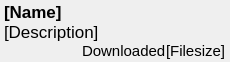
<?xml version="1.0" encoding="UTF-8"?>
<ui version="4.0">
 <class>ModelListItemWidget</class>
 <widget class="QWidget" name="ModelListItemWidget">
  <property name="geometry">
   <rect>
    <x>0</x>
    <y>0</y>
    <width>230</width>
    <height>51</height>
   </rect>
  </property>
  <property name="sizePolicy">
   <sizepolicy hsizetype="Expanding" vsizetype="Fixed">
    <horstretch>0</horstretch>
    <verstretch>0</verstretch>
   </sizepolicy>
  </property>
  <layout class="QVBoxLayout" name="verticalLayout">
   <property name="spacing">
    <number>0</number>
   </property>
   <property name="leftMargin">
    <number>4</number>
   </property>
   <property name="topMargin">
    <number>2</number>
   </property>
   <property name="rightMargin">
    <number>4</number>
   </property>
   <property name="bottomMargin">
    <number>2</number>
   </property>
   <item>
    <widget class="QLabel" name="nameLabel">
     <property name="font">
      <font>
       <pointsize>13</pointsize>
       <weight>75</weight>
       <bold>true</bold>
      </font>
     </property>
     <property name="text">
      <string>[Name]</string>
     </property>
    </widget>
   </item>
   <item>
    <widget class="QLabel" name="descriptionLabel">
     <property name="sizePolicy">
      <sizepolicy hsizetype="Expanding" vsizetype="Preferred">
       <horstretch>0</horstretch>
       <verstretch>0</verstretch>
      </sizepolicy>
     </property>
     <property name="font">
      <font>
       <pointsize>13</pointsize>
      </font>
     </property>
     <property name="text">
      <string>[Description]</string>
     </property>
     <property name="wordWrap">
      <bool>true</bool>
     </property>
    </widget>
   </item>
   <item>
    <layout class="QHBoxLayout" name="horizontalLayout">
     <item>
      <spacer name="horizontalSpacer">
       <property name="orientation">
        <enum>Qt::Horizontal</enum>
       </property>
       <property name="sizeType">
        <enum>QSizePolicy::Expanding</enum>
       </property>
       <property name="sizeHint" stdset="0">
        <size>
         <width>40</width>
         <height>1</height>
        </size>
       </property>
      </spacer>
     </item>
     <item>
      <widget class="QLabel" name="downloadedLabel">
       <property name="font">
        <font>
         <pointsize>11</pointsize>
        </font>
       </property>
       <property name="text">
        <string>Downloaded</string>
       </property>
      </widget>
     </item>
     <item>
      <widget class="QLabel" name="sizeLabel">
       <property name="font">
        <font>
         <pointsize>11</pointsize>
        </font>
       </property>
       <property name="text">
        <string>[Filesize]</string>
       </property>
      </widget>
     </item>
    </layout>
   </item>
  </layout>
 </widget>
 <resources/>
 <connections/>
</ui>
